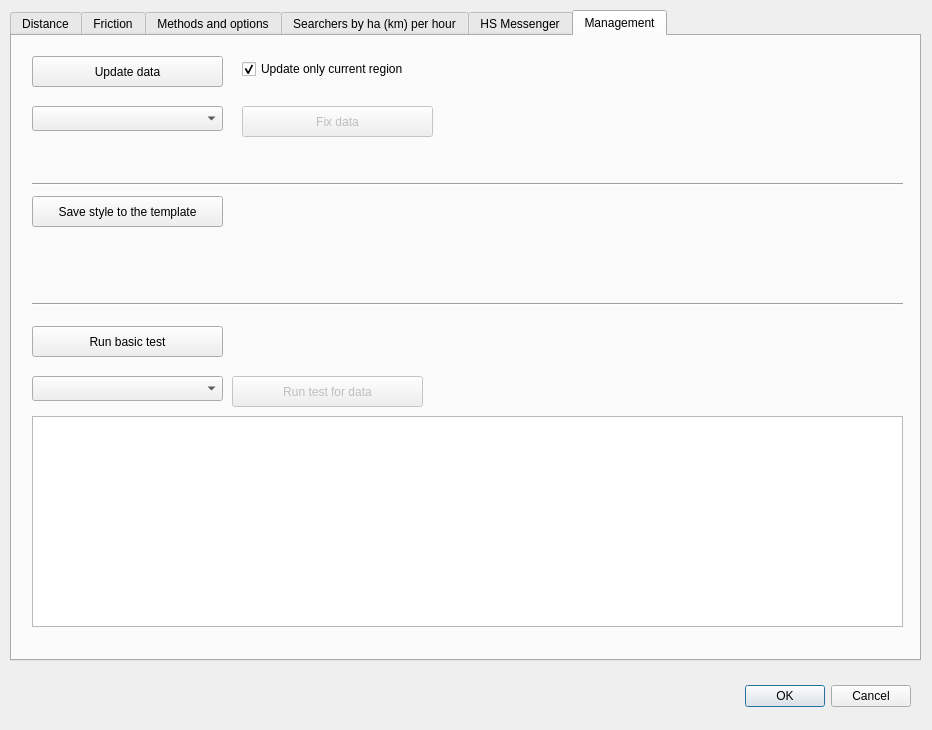
<?xml version="1.0" encoding="UTF-8"?>
<ui version="4.0">
 <class>Dialog</class>
 <widget class="QDialog" name="Dialog">
  <property name="geometry">
   <rect>
    <x>0</x>
    <y>0</y>
    <width>932</width>
    <height>730</height>
   </rect>
  </property>
  <property name="windowTitle">
   <string>Settings</string>
  </property>
  <widget class="QDialogButtonBox" name="buttonBox">
   <property name="geometry">
    <rect>
     <x>570</x>
     <y>680</y>
     <width>341</width>
     <height>32</height>
    </rect>
   </property>
   <property name="orientation">
    <enum>Qt::Horizontal</enum>
   </property>
   <property name="standardButtons">
    <set>QDialogButtonBox::Cancel|QDialogButtonBox::Ok</set>
   </property>
  </widget>
  <widget class="QTabWidget" name="tabWidget">
   <property name="geometry">
    <rect>
     <x>10</x>
     <y>10</y>
     <width>911</width>
     <height>651</height>
    </rect>
   </property>
   <property name="currentIndex">
    <number>5</number>
   </property>
   <widget class="QWidget" name="tab_3">
    <attribute name="title">
     <string>Distance</string>
    </attribute>
    <widget class="QTabWidget" name="tabWidget_2">
     <property name="geometry">
      <rect>
       <x>20</x>
       <y>20</y>
       <width>881</width>
       <height>571</height>
      </rect>
     </property>
     <property name="currentIndex">
      <number>0</number>
     </property>
     <widget class="QWidget" name="tab_LSOM">
      <attribute name="title">
       <string>LSOM</string>
      </attribute>
      <widget class="QTableWidget" name="tableWidgetDistancesLSOM">
       <property name="enabled">
        <bool>true</bool>
       </property>
       <property name="geometry">
        <rect>
         <x>10</x>
         <y>10</y>
         <width>851</width>
         <height>511</height>
        </rect>
       </property>
       <property name="rowCount">
        <number>10</number>
       </property>
       <property name="columnCount">
        <number>9</number>
       </property>
       <attribute name="horizontalHeaderDefaultSectionSize">
        <number>75</number>
       </attribute>
       <row/>
       <row/>
       <row/>
       <row/>
       <row/>
       <row/>
       <row/>
       <row/>
       <row/>
       <row/>
       <column/>
       <column/>
       <column/>
       <column/>
       <column/>
       <column/>
       <column/>
       <column/>
       <column/>
      </widget>
     </widget>
     <widget class="QWidget" name="tab_Hill">
      <attribute name="title">
       <string>Hill</string>
      </attribute>
      <widget class="QTableWidget" name="tableWidgetDistancesHill">
       <property name="geometry">
        <rect>
         <x>10</x>
         <y>10</y>
         <width>851</width>
         <height>511</height>
        </rect>
       </property>
       <property name="rowCount">
        <number>10</number>
       </property>
       <property name="columnCount">
        <number>9</number>
       </property>
       <attribute name="horizontalHeaderDefaultSectionSize">
        <number>75</number>
       </attribute>
       <row/>
       <row/>
       <row/>
       <row/>
       <row/>
       <row/>
       <row/>
       <row/>
       <row/>
       <row/>
       <column/>
       <column/>
       <column/>
       <column/>
       <column/>
       <column/>
       <column/>
       <column/>
       <column/>
      </widget>
     </widget>
     <widget class="QWidget" name="tab_UK">
      <attribute name="title">
       <string>UK</string>
      </attribute>
      <widget class="QTableWidget" name="tableWidgetDistancesUK">
       <property name="geometry">
        <rect>
         <x>10</x>
         <y>10</y>
         <width>851</width>
         <height>501</height>
        </rect>
       </property>
       <property name="rowCount">
        <number>10</number>
       </property>
       <property name="columnCount">
        <number>9</number>
       </property>
       <attribute name="horizontalHeaderDefaultSectionSize">
        <number>75</number>
       </attribute>
       <row/>
       <row/>
       <row/>
       <row/>
       <row/>
       <row/>
       <row/>
       <row/>
       <row/>
       <row/>
       <column/>
       <column/>
       <column/>
       <column/>
       <column/>
       <column/>
       <column/>
       <column/>
       <column/>
      </widget>
     </widget>
     <widget class="QWidget" name="tab_Vzdalenost_PCR">
      <attribute name="title">
       <string>User defined</string>
      </attribute>
      <widget class="QTableWidget" name="tableWidgetDistancesUser">
       <property name="geometry">
        <rect>
         <x>10</x>
         <y>10</y>
         <width>851</width>
         <height>501</height>
        </rect>
       </property>
       <property name="rowCount">
        <number>10</number>
       </property>
       <property name="columnCount">
        <number>9</number>
       </property>
       <attribute name="horizontalHeaderDefaultSectionSize">
        <number>75</number>
       </attribute>
       <row/>
       <row/>
       <row/>
       <row/>
       <row/>
       <row/>
       <row/>
       <row/>
       <row/>
       <row/>
       <column/>
       <column/>
       <column/>
       <column/>
       <column/>
       <column/>
       <column/>
       <column/>
       <column/>
      </widget>
     </widget>
    </widget>
   </widget>
   <widget class="QWidget" name="tab_Friction">
    <attribute name="title">
     <string>Friction</string>
    </attribute>
    <widget class="QTableWidget" name="tableWidgetFriction">
     <property name="geometry">
      <rect>
       <x>10</x>
       <y>10</y>
       <width>881</width>
       <height>481</height>
      </rect>
     </property>
     <property name="rowCount">
      <number>56</number>
     </property>
     <property name="columnCount">
      <number>5</number>
     </property>
     <row/>
     <row/>
     <row/>
     <row/>
     <row/>
     <row/>
     <row/>
     <row/>
     <row/>
     <row/>
     <row/>
     <row/>
     <row/>
     <row/>
     <row/>
     <row/>
     <row/>
     <row/>
     <row/>
     <row/>
     <row/>
     <row/>
     <row/>
     <row/>
     <row/>
     <row/>
     <row/>
     <row/>
     <row/>
     <row/>
     <row/>
     <row/>
     <row/>
     <row/>
     <row/>
     <row/>
     <row/>
     <row/>
     <row/>
     <row/>
     <row/>
     <row/>
     <row/>
     <row/>
     <row/>
     <row/>
     <row/>
     <row/>
     <row/>
     <row/>
     <row/>
     <row/>
     <row/>
     <row/>
     <row/>
     <row/>
     <column/>
     <column/>
     <column/>
     <column/>
     <column/>
    </widget>
    <widget class="QLabel" name="labelDEM">
     <property name="geometry">
      <rect>
       <x>10</x>
       <y>530</y>
       <width>111</width>
       <height>21</height>
      </rect>
     </property>
     <property name="text">
      <string>Slope</string>
     </property>
    </widget>
    <widget class="QLineEdit" name="lineEditLinear">
     <property name="geometry">
      <rect>
       <x>120</x>
       <y>520</y>
       <width>241</width>
       <height>31</height>
      </rect>
     </property>
     <property name="text">
      <string>r.walk algorithm</string>
     </property>
    </widget>
    <widget class="QLabel" name="labelFrictionInfo">
     <property name="geometry">
      <rect>
       <x>10</x>
       <y>570</y>
       <width>781</width>
       <height>21</height>
      </rect>
     </property>
     <property name="text">
      <string>Changing friction may produce wrong results. </string>
     </property>
    </widget>
    <widget class="QPushButton" name="pushButtonRecalculateFriction">
     <property name="geometry">
      <rect>
       <x>750</x>
       <y>520</y>
       <width>131</width>
       <height>71</height>
      </rect>
     </property>
     <property name="text">
      <string>Recalculate</string>
     </property>
    </widget>
   </widget>
   <widget class="QWidget" name="tab">
    <attribute name="title">
     <string>Methods and options</string>
    </attribute>
    <widget class="QComboBox" name="comboBoxDistance">
     <property name="geometry">
      <rect>
       <x>190</x>
       <y>30</y>
       <width>281</width>
       <height>22</height>
      </rect>
     </property>
    </widget>
    <widget class="QLabel" name="labelDistance">
     <property name="geometry">
      <rect>
       <x>20</x>
       <y>30</y>
       <width>121</width>
       <height>16</height>
      </rect>
     </property>
     <property name="text">
      <string>Distance</string>
     </property>
    </widget>
    <widget class="QLabel" name="labelFriction">
     <property name="geometry">
      <rect>
       <x>20</x>
       <y>70</y>
       <width>58</width>
       <height>14</height>
      </rect>
     </property>
     <property name="text">
      <string>Friction</string>
     </property>
    </widget>
    <widget class="QComboBox" name="comboBoxFriction">
     <property name="geometry">
      <rect>
       <x>190</x>
       <y>70</y>
       <width>281</width>
       <height>22</height>
      </rect>
     </property>
    </widget>
    <widget class="Line" name="line">
     <property name="geometry">
      <rect>
       <x>20</x>
       <y>110</y>
       <width>861</width>
       <height>16</height>
      </rect>
     </property>
     <property name="orientation">
      <enum>Qt::Horizontal</enum>
     </property>
    </widget>
    <widget class="Line" name="line_2">
     <property name="geometry">
      <rect>
       <x>20</x>
       <y>240</y>
       <width>861</width>
       <height>16</height>
      </rect>
     </property>
     <property name="orientation">
      <enum>Qt::Horizontal</enum>
     </property>
    </widget>
    <widget class="QLabel" name="labelSearchID">
     <property name="geometry">
      <rect>
       <x>20</x>
       <y>270</y>
       <width>181</width>
       <height>16</height>
      </rect>
     </property>
     <property name="text">
      <string>Search identifier</string>
     </property>
    </widget>
    <widget class="QLineEdit" name="lineEditSearchID">
     <property name="geometry">
      <rect>
       <x>190</x>
       <y>260</y>
       <width>281</width>
       <height>31</height>
      </rect>
     </property>
    </widget>
    <widget class="QLabel" name="labelWeightLimit">
     <property name="geometry">
      <rect>
       <x>20</x>
       <y>210</y>
       <width>281</width>
       <height>16</height>
      </rect>
     </property>
     <property name="text">
      <string>Use places with weight higher than</string>
     </property>
    </widget>
    <widget class="QLineEdit" name="lineEditWeightLimit">
     <property name="geometry">
      <rect>
       <x>300</x>
       <y>200</y>
       <width>31</width>
       <height>31</height>
      </rect>
     </property>
    </widget>
    <widget class="Line" name="line_4">
     <property name="geometry">
      <rect>
       <x>20</x>
       <y>180</y>
       <width>861</width>
       <height>16</height>
      </rect>
     </property>
     <property name="orientation">
      <enum>Qt::Horizontal</enum>
     </property>
    </widget>
    <widget class="QCheckBox" name="checkBoxRadial">
     <property name="geometry">
      <rect>
       <x>20</x>
       <y>140</y>
       <width>381</width>
       <height>19</height>
      </rect>
     </property>
     <property name="text">
      <string>Use direction of movement</string>
     </property>
     <property name="checked">
      <bool>false</bool>
     </property>
    </widget>
    <widget class="QLabel" name="labelPath">
     <property name="geometry">
      <rect>
       <x>20</x>
       <y>350</y>
       <width>851</width>
       <height>21</height>
      </rect>
     </property>
     <property name="text">
      <string>Path to project</string>
     </property>
    </widget>
    <widget class="QPushButton" name="pushButtonShowQrCode">
     <property name="geometry">
      <rect>
       <x>490</x>
       <y>260</y>
       <width>112</width>
       <height>31</height>
      </rect>
     </property>
     <property name="text">
      <string>Show QR</string>
     </property>
    </widget>
    <widget class="Line" name="line_5">
     <property name="geometry">
      <rect>
       <x>20</x>
       <y>310</y>
       <width>861</width>
       <height>16</height>
      </rect>
     </property>
     <property name="orientation">
      <enum>Qt::Horizontal</enum>
     </property>
    </widget>
   </widget>
   <widget class="QWidget" name="tab_UnitsTime">
    <attribute name="title">
     <string>Searchers by ha (km) per hour</string>
    </attribute>
    <widget class="QTableWidget" name="tableWidgetUnitsTimes">
     <property name="geometry">
      <rect>
       <x>10</x>
       <y>10</y>
       <width>871</width>
       <height>441</height>
      </rect>
     </property>
     <property name="rowCount">
      <number>10</number>
     </property>
     <property name="columnCount">
      <number>7</number>
     </property>
     <row/>
     <row/>
     <row/>
     <row/>
     <row/>
     <row/>
     <row/>
     <row/>
     <row/>
     <row/>
     <column/>
     <column/>
     <column/>
     <column/>
     <column/>
     <column/>
     <column/>
    </widget>
    <widget class="QLabel" name="labelUnitsTimesInfo">
     <property name="geometry">
      <rect>
       <x>20</x>
       <y>480</y>
       <width>851</width>
       <height>121</height>
      </rect>
     </property>
     <property name="text">
      <string>speed_comment</string>
     </property>
     <property name="wordWrap">
      <bool>true</bool>
     </property>
    </widget>
   </widget>
   <widget class="QWidget" name="tab_HS">
    <attribute name="title">
     <string>HS Messenger</string>
    </attribute>
    <widget class="QLabel" name="labelAccessKey">
     <property name="geometry">
      <rect>
       <x>20</x>
       <y>30</y>
       <width>191</width>
       <height>21</height>
      </rect>
     </property>
     <property name="text">
      <string>Access key</string>
     </property>
    </widget>
    <widget class="QLineEdit" name="lineEditAccessKey">
     <property name="geometry">
      <rect>
       <x>230</x>
       <y>30</y>
       <width>461</width>
       <height>31</height>
      </rect>
     </property>
     <property name="text">
      <string/>
     </property>
     <property name="echoMode">
      <enum>QLineEdit::Password</enum>
     </property>
    </widget>
    <widget class="QLabel" name="labelEmailFrom">
     <property name="geometry">
      <rect>
       <x>20</x>
       <y>80</y>
       <width>201</width>
       <height>21</height>
      </rect>
     </property>
     <property name="text">
      <string>Email from</string>
     </property>
    </widget>
    <widget class="QLineEdit" name="lineEditEmailFrom">
     <property name="geometry">
      <rect>
       <x>230</x>
       <y>80</y>
       <width>461</width>
       <height>31</height>
      </rect>
     </property>
     <property name="text">
      <string/>
     </property>
     <property name="echoMode">
      <enum>QLineEdit::Normal</enum>
     </property>
    </widget>
    <widget class="QLabel" name="labelEmailTo1">
     <property name="geometry">
      <rect>
       <x>20</x>
       <y>130</y>
       <width>201</width>
       <height>21</height>
      </rect>
     </property>
     <property name="text">
      <string>Email to (1)</string>
     </property>
    </widget>
    <widget class="QLineEdit" name="lineEditEmailTo1">
     <property name="geometry">
      <rect>
       <x>230</x>
       <y>130</y>
       <width>461</width>
       <height>31</height>
      </rect>
     </property>
     <property name="text">
      <string/>
     </property>
     <property name="echoMode">
      <enum>QLineEdit::Normal</enum>
     </property>
    </widget>
    <widget class="QLineEdit" name="lineEditEmailTo2">
     <property name="geometry">
      <rect>
       <x>230</x>
       <y>180</y>
       <width>461</width>
       <height>31</height>
      </rect>
     </property>
     <property name="text">
      <string/>
     </property>
     <property name="echoMode">
      <enum>QLineEdit::Normal</enum>
     </property>
    </widget>
    <widget class="QLabel" name="labelEmailTo2">
     <property name="geometry">
      <rect>
       <x>20</x>
       <y>180</y>
       <width>201</width>
       <height>21</height>
      </rect>
     </property>
     <property name="text">
      <string>Email to (2)</string>
     </property>
    </widget>
   </widget>
   <widget class="QWidget" name="tab_Tests">
    <attribute name="title">
     <string>Management</string>
    </attribute>
    <widget class="QPushButton" name="pushButtonHds">
     <property name="geometry">
      <rect>
       <x>20</x>
       <y>290</y>
       <width>191</width>
       <height>31</height>
      </rect>
     </property>
     <property name="text">
      <string>Run basic test</string>
     </property>
    </widget>
    <widget class="QCheckBox" name="checkBoxUpdateData">
     <property name="geometry">
      <rect>
       <x>230</x>
       <y>20</y>
       <width>311</width>
       <height>26</height>
      </rect>
     </property>
     <property name="text">
      <string>Update only current region</string>
     </property>
     <property name="checked">
      <bool>true</bool>
     </property>
    </widget>
    <widget class="QPushButton" name="pushButtonUpdateData">
     <property name="geometry">
      <rect>
       <x>20</x>
       <y>20</y>
       <width>191</width>
       <height>31</height>
      </rect>
     </property>
     <property name="text">
      <string>Update data</string>
     </property>
    </widget>
    <widget class="QPushButton" name="pushButtonSaveStyle">
     <property name="geometry">
      <rect>
       <x>20</x>
       <y>160</y>
       <width>191</width>
       <height>31</height>
      </rect>
     </property>
     <property name="text">
      <string>Save style to the template</string>
     </property>
    </widget>
    <widget class="QPushButton" name="pushButtonDataHds">
     <property name="enabled">
      <bool>false</bool>
     </property>
     <property name="geometry">
      <rect>
       <x>220</x>
       <y>340</y>
       <width>191</width>
       <height>31</height>
      </rect>
     </property>
     <property name="text">
      <string>Run test for data</string>
     </property>
    </widget>
    <widget class="QComboBox" name="comboBoxDataHds">
     <property name="geometry">
      <rect>
       <x>20</x>
       <y>340</y>
       <width>191</width>
       <height>25</height>
      </rect>
     </property>
    </widget>
    <widget class="QTextEdit" name="textEditHds">
     <property name="geometry">
      <rect>
       <x>20</x>
       <y>380</y>
       <width>871</width>
       <height>211</height>
      </rect>
     </property>
    </widget>
    <widget class="Line" name="line_6">
     <property name="geometry">
      <rect>
       <x>20</x>
       <y>140</y>
       <width>871</width>
       <height>16</height>
      </rect>
     </property>
     <property name="orientation">
      <enum>Qt::Horizontal</enum>
     </property>
    </widget>
    <widget class="Line" name="line_7">
     <property name="geometry">
      <rect>
       <x>20</x>
       <y>260</y>
       <width>871</width>
       <height>16</height>
      </rect>
     </property>
     <property name="orientation">
      <enum>Qt::Horizontal</enum>
     </property>
    </widget>
    <widget class="QComboBox" name="comboBoxDataFix">
     <property name="geometry">
      <rect>
       <x>20</x>
       <y>70</y>
       <width>191</width>
       <height>25</height>
      </rect>
     </property>
    </widget>
    <widget class="QPushButton" name="pushButtonFixData">
     <property name="enabled">
      <bool>false</bool>
     </property>
     <property name="geometry">
      <rect>
       <x>230</x>
       <y>70</y>
       <width>191</width>
       <height>31</height>
      </rect>
     </property>
     <property name="text">
      <string>Fix data</string>
     </property>
    </widget>
   </widget>
  </widget>
 </widget>
 <resources/>
 <connections>
  <connection>
   <sender>buttonBox</sender>
   <signal>accepted()</signal>
   <receiver>Dialog</receiver>
   <slot>accept()</slot>
   <hints>
    <hint type="sourcelabel">
     <x>248</x>
     <y>254</y>
    </hint>
    <hint type="destinationlabel">
     <x>157</x>
     <y>274</y>
    </hint>
   </hints>
  </connection>
  <connection>
   <sender>buttonBox</sender>
   <signal>rejected()</signal>
   <receiver>Dialog</receiver>
   <slot>reject()</slot>
   <hints>
    <hint type="sourcelabel">
     <x>316</x>
     <y>260</y>
    </hint>
    <hint type="destinationlabel">
     <x>286</x>
     <y>274</y>
    </hint>
   </hints>
  </connection>
 </connections>
</ui>
